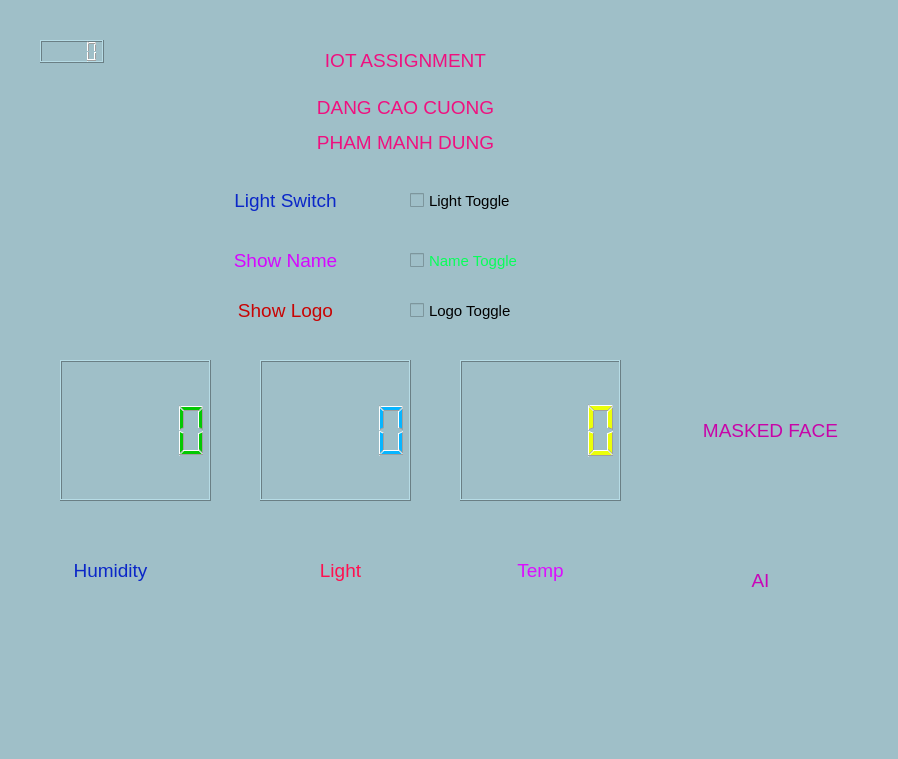
<?xml version="1.0" encoding="UTF-8"?>
<ui version="4.0">
 <class>Form</class>
 <widget class="QWidget" name="Form">
  <property name="geometry">
   <rect>
    <x>0</x>
    <y>0</y>
    <width>898</width>
    <height>759</height>
   </rect>
  </property>
  <property name="windowTitle">
   <string>Form</string>
  </property>
  <property name="layoutDirection">
   <enum>Qt::LeftToRight</enum>
  </property>
  <property name="styleSheet">
   <string notr="true">background-color: rgb(159, 191, 200);
</string>
  </property>
  <widget class="QLCDNumber" name="lcdHumidity">
   <property name="geometry">
    <rect>
     <x>60</x>
     <y>360</y>
     <width>151</width>
     <height>141</height>
    </rect>
   </property>
   <property name="styleSheet">
    <string notr="true">color: rgb(3, 200, 3);</string>
   </property>
  </widget>
  <widget class="QLCDNumber" name="lcdLight">
   <property name="geometry">
    <rect>
     <x>260</x>
     <y>360</y>
     <width>151</width>
     <height>141</height>
    </rect>
   </property>
   <property name="font">
    <font>
     <pointsize>11</pointsize>
    </font>
   </property>
   <property name="styleSheet">
    <string notr="true">color: rgb(7, 181, 255);</string>
   </property>
  </widget>
  <widget class="QCheckBox" name="switch_light">
   <property name="geometry">
    <rect>
     <x>410</x>
     <y>170</y>
     <width>141</width>
     <height>61</height>
    </rect>
   </property>
   <property name="font">
    <font>
     <pointsize>11</pointsize>
    </font>
   </property>
   <property name="text">
    <string>Light Toggle</string>
   </property>
  </widget>
  <widget class="QLabel" name="label_logo">
   <property name="geometry">
    <rect>
     <x>710</x>
     <y>620</y>
     <width>181</width>
     <height>131</height>
    </rect>
   </property>
   <property name="text">
    <string/>
   </property>
   <property name="pixmap">
    <pixmap>bk.png</pixmap>
   </property>
   <property name="scaledContents">
    <bool>true</bool>
   </property>
  </widget>
  <widget class="QLabel" name="label_humidity">
   <property name="geometry">
    <rect>
     <x>60</x>
     <y>540</y>
     <width>101</width>
     <height>61</height>
    </rect>
   </property>
   <property name="styleSheet">
    <string notr="true">color: rgb(11, 39, 200);</string>
   </property>
   <property name="text">
    <string>&lt;html&gt;&lt;head/&gt;&lt;body&gt;&lt;p align=&quot;center&quot;&gt;&lt;span style=&quot; font-size:14pt;&quot;&gt;Humidity&lt;/span&gt;&lt;/p&gt;&lt;/body&gt;&lt;/html&gt;</string>
   </property>
  </widget>
  <widget class="QLabel" name="label_light">
   <property name="geometry">
    <rect>
     <x>290</x>
     <y>540</y>
     <width>101</width>
     <height>61</height>
    </rect>
   </property>
   <property name="styleSheet">
    <string notr="true">color: rgb(255, 16, 80);</string>
   </property>
   <property name="text">
    <string>&lt;html&gt;&lt;head/&gt;&lt;body&gt;&lt;p align=&quot;center&quot;&gt;&lt;span style=&quot; font-size:14pt;&quot;&gt;Light&lt;/span&gt;&lt;/p&gt;&lt;/body&gt;&lt;/html&gt;</string>
   </property>
  </widget>
  <widget class="QLabel" name="label_ai">
   <property name="geometry">
    <rect>
     <x>710</x>
     <y>550</y>
     <width>101</width>
     <height>61</height>
    </rect>
   </property>
   <property name="styleSheet">
    <string notr="true">color: rgb(200, 5, 184);</string>
   </property>
   <property name="text">
    <string>&lt;html&gt;&lt;head/&gt;&lt;body&gt;&lt;p align=&quot;center&quot;&gt;&lt;span style=&quot; font-size:14pt;&quot;&gt;AI&lt;/span&gt;&lt;/p&gt;&lt;/body&gt;&lt;/html&gt;</string>
   </property>
  </widget>
  <widget class="QLabel" name="label_mask">
   <property name="geometry">
    <rect>
     <x>660</x>
     <y>400</y>
     <width>221</width>
     <height>61</height>
    </rect>
   </property>
   <property name="styleSheet">
    <string notr="true">color: rgb(200, 200, 7);
color: rgb(200, 4, 168);</string>
   </property>
   <property name="text">
    <string>&lt;html&gt;&lt;head/&gt;&lt;body&gt;&lt;p align=&quot;center&quot;&gt;&lt;span style=&quot; font-size:14pt;&quot;&gt;MASKED FACE&lt;/span&gt;&lt;/p&gt;&lt;/body&gt;&lt;/html&gt;</string>
   </property>
  </widget>
  <widget class="QLabel" name="label_intro">
   <property name="geometry">
    <rect>
     <x>280</x>
     <y>30</y>
     <width>251</width>
     <height>61</height>
    </rect>
   </property>
   <property name="styleSheet">
    <string notr="true">color: rgb(239, 16, 127);</string>
   </property>
   <property name="text">
    <string>&lt;html&gt;&lt;head/&gt;&lt;body&gt;&lt;p align=&quot;center&quot;&gt;&lt;span style=&quot; font-size:14pt;&quot;&gt;IOT ASSIGNMENT&lt;/span&gt;&lt;/p&gt;&lt;/body&gt;&lt;/html&gt;</string>
   </property>
  </widget>
  <widget class="QLabel" name="label_light_switch">
   <property name="geometry">
    <rect>
     <x>210</x>
     <y>170</y>
     <width>151</width>
     <height>61</height>
    </rect>
   </property>
   <property name="styleSheet">
    <string notr="true">color: rgb(11, 39, 200);</string>
   </property>
   <property name="text">
    <string>&lt;html&gt;&lt;head/&gt;&lt;body&gt;&lt;p align=&quot;center&quot;&gt;&lt;span style=&quot; font-size:14pt;&quot;&gt;Light Switch&lt;/span&gt;&lt;/p&gt;&lt;/body&gt;&lt;/html&gt;</string>
   </property>
  </widget>
  <widget class="QLabel" name="label_name_switch">
   <property name="geometry">
    <rect>
     <x>210</x>
     <y>230</y>
     <width>151</width>
     <height>61</height>
    </rect>
   </property>
   <property name="styleSheet">
    <string notr="true">color: rgb(214, 7, 255);</string>
   </property>
   <property name="text">
    <string>&lt;html&gt;&lt;head/&gt;&lt;body&gt;&lt;p align=&quot;center&quot;&gt;&lt;span style=&quot; font-size:14pt;&quot;&gt;Show Name&lt;/span&gt;&lt;/p&gt;&lt;/body&gt;&lt;/html&gt;</string>
   </property>
  </widget>
  <widget class="QCheckBox" name="switch_name">
   <property name="geometry">
    <rect>
     <x>410</x>
     <y>230</y>
     <width>151</width>
     <height>61</height>
    </rect>
   </property>
   <property name="font">
    <font>
     <pointsize>11</pointsize>
    </font>
   </property>
   <property name="styleSheet">
    <string notr="true">color: rgb(8, 255, 90);</string>
   </property>
   <property name="text">
    <string>Name Toggle</string>
   </property>
  </widget>
  <widget class="QLabel" name="label_logo_switch">
   <property name="geometry">
    <rect>
     <x>210</x>
     <y>280</y>
     <width>151</width>
     <height>61</height>
    </rect>
   </property>
   <property name="styleSheet">
    <string notr="true">color: rgb(200, 4, 4);</string>
   </property>
   <property name="text">
    <string>&lt;html&gt;&lt;head/&gt;&lt;body&gt;&lt;p align=&quot;center&quot;&gt;&lt;span style=&quot; font-size:14pt;&quot;&gt;Show Logo&lt;/span&gt;&lt;/p&gt;&lt;/body&gt;&lt;/html&gt;</string>
   </property>
  </widget>
  <widget class="QCheckBox" name="switch_logo">
   <property name="geometry">
    <rect>
     <x>410</x>
     <y>280</y>
     <width>131</width>
     <height>61</height>
    </rect>
   </property>
   <property name="font">
    <font>
     <pointsize>11</pointsize>
    </font>
   </property>
   <property name="text">
    <string>Logo Toggle</string>
   </property>
  </widget>
  <widget class="QLabel" name="label_name">
   <property name="geometry">
    <rect>
     <x>280</x>
     <y>80</y>
     <width>251</width>
     <height>91</height>
    </rect>
   </property>
   <property name="styleSheet">
    <string notr="true">color: rgb(239, 16, 127);</string>
   </property>
   <property name="text">
    <string>&lt;html&gt;&lt;head/&gt;&lt;body&gt;&lt;p align=&quot;center&quot;&gt;&lt;span style=&quot; font-size:14pt;&quot;&gt;DANG CAO CUONG&lt;/span&gt;&lt;/p&gt;&lt;p align=&quot;center&quot;&gt;&lt;span style=&quot; font-size:14pt;&quot;&gt;PHAM MANH DUNG&lt;/span&gt;&lt;/p&gt;&lt;/body&gt;&lt;/html&gt;</string>
   </property>
  </widget>
  <widget class="QLCDNumber" name="lcd_clock">
   <property name="geometry">
    <rect>
     <x>40</x>
     <y>40</y>
     <width>64</width>
     <height>23</height>
    </rect>
   </property>
  </widget>
  <widget class="QLCDNumber" name="lcdTemp">
   <property name="geometry">
    <rect>
     <x>460</x>
     <y>360</y>
     <width>161</width>
     <height>141</height>
    </rect>
   </property>
   <property name="font">
    <font>
     <pointsize>11</pointsize>
    </font>
   </property>
   <property name="styleSheet">
    <string notr="true">color: rgb(235, 255, 10);</string>
   </property>
  </widget>
  <widget class="QLabel" name="label_temp">
   <property name="geometry">
    <rect>
     <x>490</x>
     <y>540</y>
     <width>101</width>
     <height>61</height>
    </rect>
   </property>
   <property name="styleSheet">
    <string notr="true">color: rgb(219, 15, 255);</string>
   </property>
   <property name="text">
    <string>&lt;html&gt;&lt;head/&gt;&lt;body&gt;&lt;p align=&quot;center&quot;&gt;&lt;span style=&quot; font-size:14pt;&quot;&gt;Temp&lt;/span&gt;&lt;/p&gt;&lt;/body&gt;&lt;/html&gt;</string>
   </property>
  </widget>
  <zorder>lcdHumidity</zorder>
  <zorder>lcdLight</zorder>
  <zorder>switch_light</zorder>
  <zorder>label_humidity</zorder>
  <zorder>label_light</zorder>
  <zorder>label_ai</zorder>
  <zorder>label_mask</zorder>
  <zorder>label_intro</zorder>
  <zorder>label_light_switch</zorder>
  <zorder>label_logo</zorder>
  <zorder>label_name_switch</zorder>
  <zorder>switch_name</zorder>
  <zorder>label_logo_switch</zorder>
  <zorder>switch_logo</zorder>
  <zorder>label_name</zorder>
  <zorder>lcd_clock</zorder>
  <zorder>lcdTemp</zorder>
  <zorder>label_temp</zorder>
 </widget>
 <resources>
  <include location="resource.qrc"/>
 </resources>
 <connections/>
</ui>
